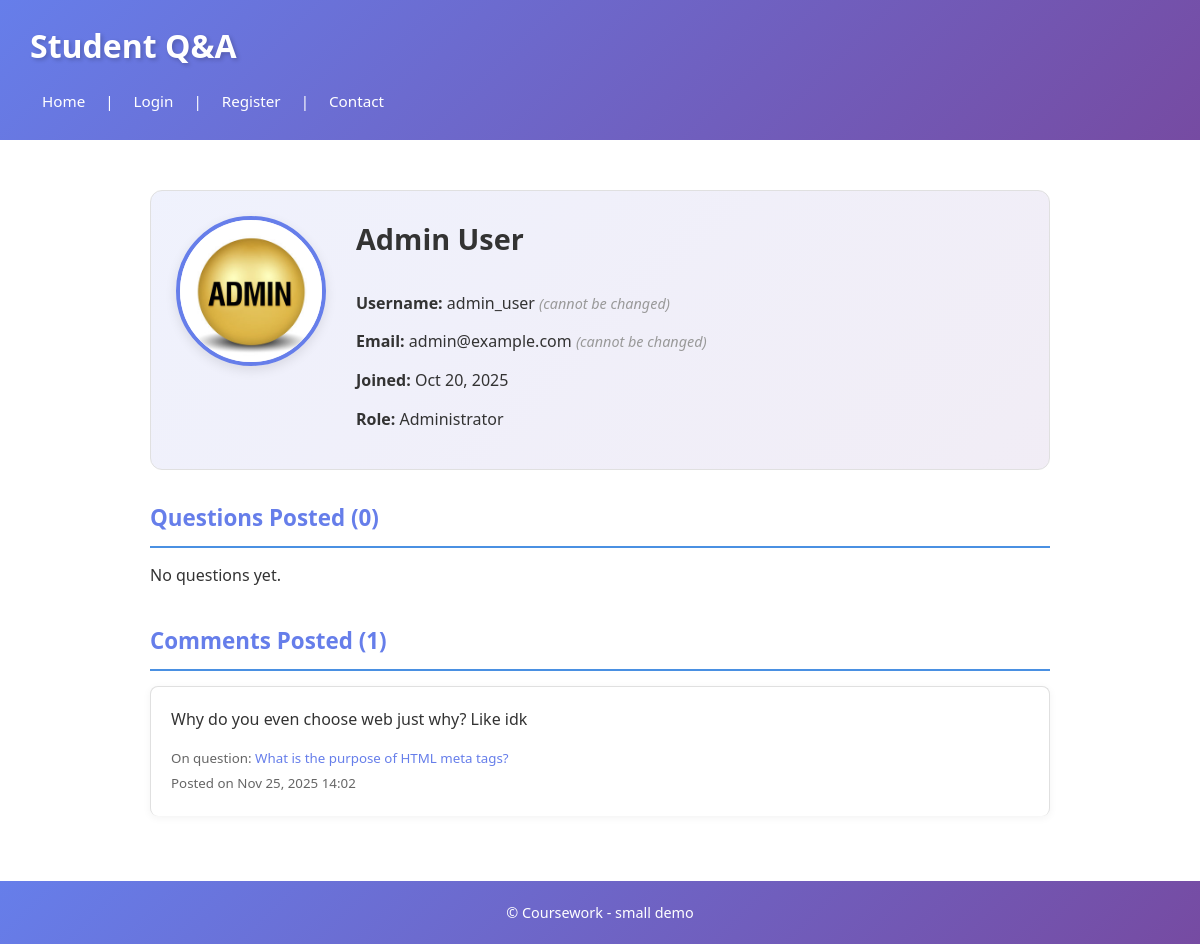
The page /profile.php?username=admin_user on the database as committed earlier.
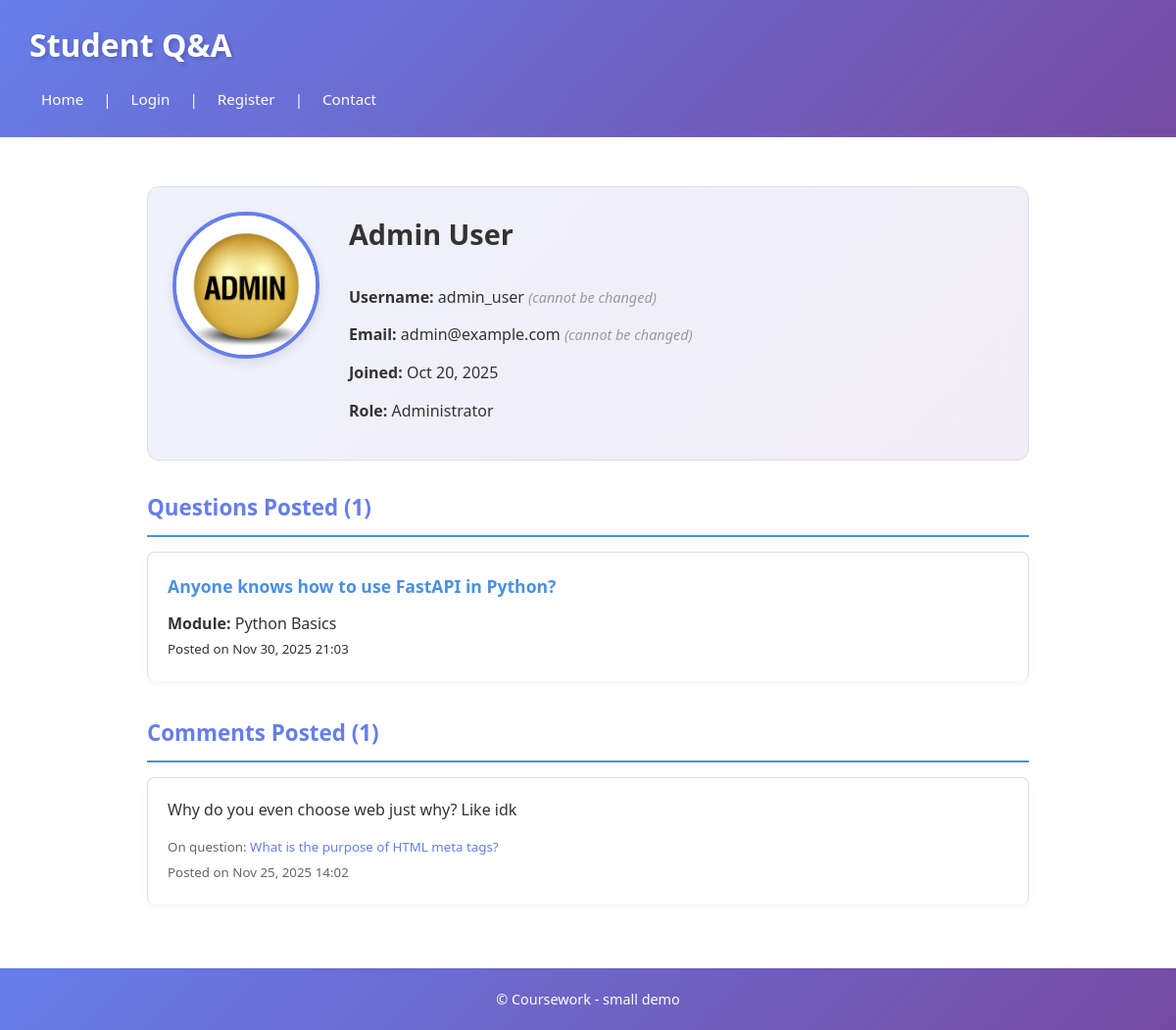
The same page on the database as committed later.
### tables this page shows
CREATE TABLE `comment` (
  `id` int(11) NOT NULL,
  `text` text NOT NULL,
  `date` datetime NOT NULL DEFAULT current_timestamp(),
  `userid` int(11) NOT NULL,
  `questionid` int(11) NOT NULL
);

CREATE TABLE `question` (
  `id` int(11) NOT NULL,
  `text` text NOT NULL,
  `date` datetime NOT NULL,
  `userid` int(11) NOT NULL,
  `moduleid` int(11) DEFAULT NULL,
  `img` varchar(255) DEFAULT NULL
);

CREATE TABLE `module` (
  `id` int(11) NOT NULL,
  `name` varchar(100) NOT NULL
);

### profile.php (called while the page is built, shortened)
<?php
require 'includes/DatabaseConnection.php';
require 'includes/DataBaseFunctions.php';
$username = $_GET['username'];
$user = getUserByUsername($pdo, $username);
$userQuestions = getUserQuestions($pdo, $user['id']);
$userComments = getUserComments($pdo, $user['id']);
include 'templates/user_profile.php';
include 'templates/layout.php';
?>

### includes/DataBaseFunctions.php (called while the page is built, shortened)
<?php
function getUserByUsername($pdo, $username) {
    $sql = "SELECT id, username, name, email, role, avatar, created_at FROM `user` WHERE username = :username";
    return query($pdo, $sql, [':username' => $username])->fetch();
}
function query($pdo, $sql, $params = []) {
    $stmt = $pdo->prepare($sql);
    $stmt->execute($params);
    return $stmt;
}
function getUserQuestions($pdo, $userid) {
    $sql = "SELECT q.id, q.text AS questiontext, q.date, q.img, q.moduleid,
                   m.name AS modulename
            FROM question q
            LEFT JOIN module m ON q.moduleid = m.id
            WHERE q.userid = :userid
            ORDER BY q.date DESC";
    return query($pdo, $sql, [':userid' => $userid])->fetchAll();
}
function getUserComments($pdo, $userid) {
    $sql = "SELECT c.id, c.text, c.date, q.id AS questionid, q.text AS questiontext
            FROM comment c
            JOIN question q ON c.questionid = q.id
            WHERE c.userid = :userid
            ORDER BY c.date DESC";
    return query($pdo, $sql, [':userid' => $userid])->fetchAll();
}
?>

### templates/user_profile.php (the view, shortened to what this page needs)
<div class="user-profile">
    <div class="profile-header">
        <div class="avatar-section">
            <?php if (!empty($user['avatar'])): ?>
                <img src="images/avatars/<?=htmlspecialchars($user['avatar'])?>" alt="<?=htmlspecialchars($user['name'])?>" class="profile-avatar">
            <?php else: ?>
                <div class="profile-avatar-placeholder">No Avatar</div>
            <?php endif; ?>
        </div>
        <div class="profile-info">
            <h2><?=htmlspecialchars($user['name'])?></h2>
            <p><strong>Username:</strong> <?=htmlspecialchars($user['username'])?> <span class="info-note">(cannot be changed)</span></p>
            <p><strong>Email:</strong> <?=htmlspecialchars($user['email'])?> <span class="info-note">(cannot be changed)</span></p>
            <p><strong>Joined:</strong> <?=htmlspecialchars(date('M d, Y', strtotime($user['created_at'])))?></p>
            <p><strong>Role:</strong> <?=htmlspecialchars($user['role'] === 'admin' ? 'Administrator' : 'User')?></p>
        </div>
    </div>
    <div class="profile-content">
        <h3>Questions Posted (<?=count($userQuestions)?>)</h3>
        <?php if (empty($userQuestions)): ?>
            <p>No questions yet.</p>
        <?php else: ?>
            <div class="questions-list">
                <?php foreach ($userQuestions as $q): ?>
                    <article class="question-card">
                        <h4><a href="question.php?id=<?=htmlspecialchars($q['id'])?>"><?=htmlspecialchars(substr($q['questiontext'], 0, 100))?></a></h4>
                        <p><strong>Module:</strong> <?=htmlspecialchars($q['modulename'] ?? 'Unassigned')?></p>
                        <p><small>Posted on <?=htmlspecialchars(date('M d, Y H:i', strtotime($q['date'])))?></small></p>
                    </article>
                <?php endforeach; ?>
            </div>
        <?php endif; ?>
    </div>
    <div class="profile-content">
        <h3>Comments Posted (<?=count($userComments)?>)</h3>
        <?php if (empty($userComments)): ?>
            <p>No comments yet.</p>
        <?php else: ?>
            <div class="comments-list">
                <?php foreach ($userComments as $c): ?>
                    <article class="comment-card">
                        <p><?=htmlspecialchars($c['text'])?></p>
                        <p><small>On question: <a href="question.php?id=<?=htmlspecialchars($c['questionid'])?>"><?=htmlspecialchars(substr($c['questiontext'], 0, 80))?></a></small></p>
                        <p><small>Posted on <?=htmlspecialchars(date('M d, Y H:i', strtotime($c['date'])))?></small></p>
                    </article>
                <?php endforeach; ?>
            </div>
        <?php endif; ?>
    </div>
</div>

Rows that differ between the two databases and show on the page:
added question: text "Anyone knows how to use FastAPI in Python?", moduleid.name "Python Basics", date "Nov 30, 2025 21:03"
Other text that changed with them:
count($userQuestions): "0" → "1"
text no longer shown: "No questions yet."
